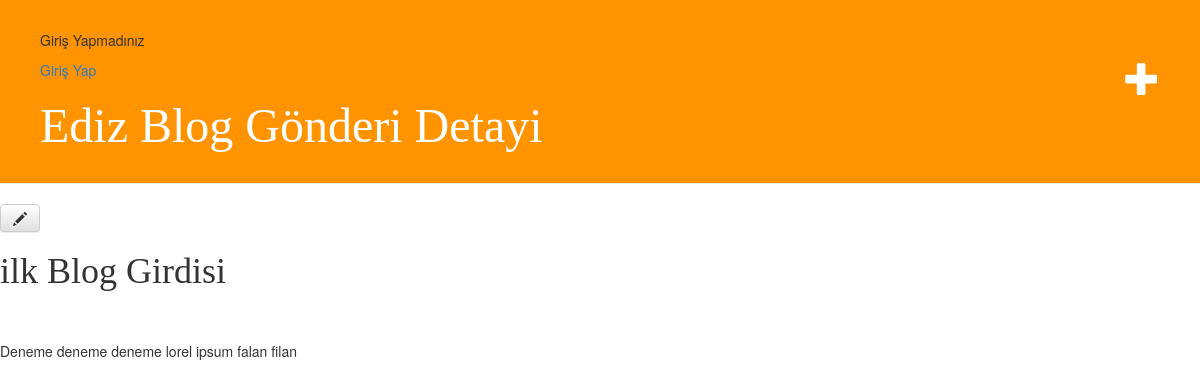
Page /Gonderi/1/ on the earlier database version.
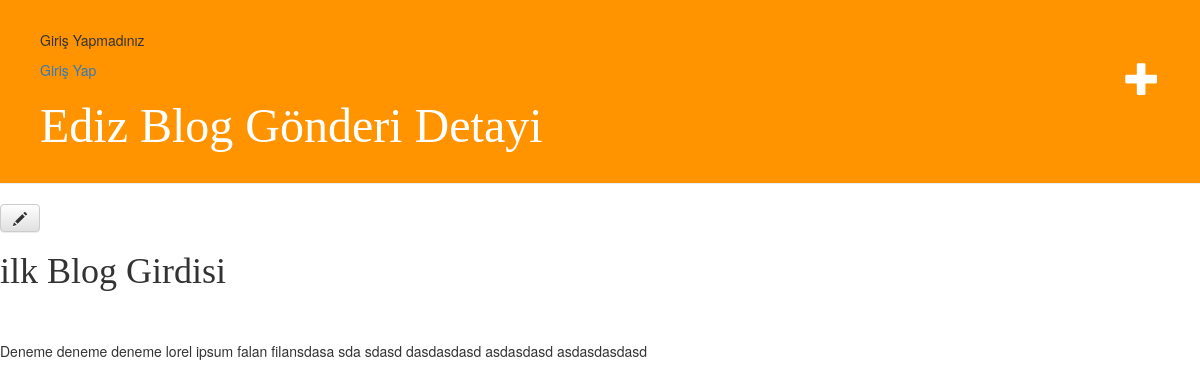
Same page on the later database version.
### EdizBlog/models.py (models this page shows, shortened)
class Gonderi(models.Model):
    yazar = models.ForeignKey('auth.User', on_delete=models.CASCADE)
    baslik = models.CharField(max_length=200)
    yazi = models.TextField()
    olus_zamani = models.DateTimeField(
            default=timezone.now)
    yayim_zamani = models.DateTimeField(
            blank=True, null=True)

### EdizBlog/views.py (the view)
# urls.py: path('Gonderi/<int:pk>/', views.gonderi_detay, name='gonderi_detay'),
def gonderi_detay(request,pk):
    gonderi = get_object_or_404(Gonderi,pk=pk)
    return render(request,'gonderi/gonderi_detay.html',{'Gonderi':gonderi})

### EdizBlog/templates/gonderi/gonderi_detay.html
{% extends 'gonderi/base.html' %}
{% block title %} Gönderi Detayi {% endblock %}
{% block content %}
    <div>
        <h1><a class="btn btn-default" href="{% url 'gonderiduzenle' pk=Gonderi.pk %}"><span class="glyphicon glyphicon-pencil"></span></a></h1>
        <h1>{{ Gonderi.baslik }}</h1>
        <br>
        <br>
        {{ Gonderi.yazi }}
    </div>
{% endblock %}

Differences in the rows shown:
changed Gonderi "ilk Blog Girdisi": yazi "Deneme deneme deneme lorel ipsum falan filan" → "Deneme deneme deneme lorel ipsum falan filansdasa sda sdasd dasdasdasd asdasdasd asdasdasdasd"
